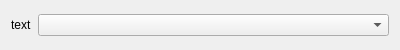
<?xml version="1.0" encoding="UTF-8"?>
<ui version="4.0">
 <class>Sekura::ComboBox</class>
 <widget class="QWidget" name="Sekura::ComboBox">
  <property name="geometry">
   <rect>
    <x>0</x>
    <y>0</y>
    <width>400</width>
    <height>50</height>
   </rect>
  </property>
  <property name="sizePolicy">
   <sizepolicy hsizetype="Preferred" vsizetype="Maximum">
    <horstretch>0</horstretch>
    <verstretch>0</verstretch>
   </sizepolicy>
  </property>
  <property name="windowTitle">
   <string>Form</string>
  </property>
  <layout class="QHBoxLayout" name="horizontalLayout">
   <item>
    <widget class="QLabel" name="label">
     <property name="text">
      <string>text</string>
     </property>
    </widget>
   </item>
   <item>
    <widget class="QComboBox" name="comboBox">
     <property name="sizePolicy">
      <sizepolicy hsizetype="Expanding" vsizetype="Fixed">
       <horstretch>0</horstretch>
       <verstretch>0</verstretch>
      </sizepolicy>
     </property>
    </widget>
   </item>
  </layout>
 </widget>
 <resources/>
 <connections/>
</ui>
